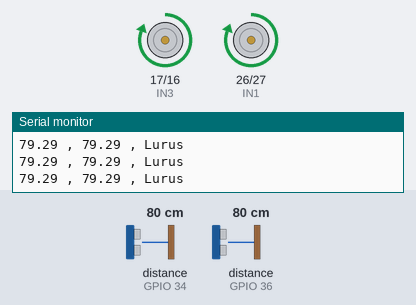
This sketch was run on a simulated ESP32. Shown: motor-driver pin pairs drawn as motors (green arrow = first pin HIGH = forward, orange = second pin HIGH = backward, longer = more drive), the last lines printed to the serial monitor. Wiring (inferred from the names in the program): 2 × ultrasonic range finder: trigger GPIO 12, echo GPIO 34 / trigger GPIO 13, echo GPIO 36. Inputs (shaded band) come from the test bench; at power-on: distance to the obstacle (sensors on GPIO 34, GPIO 36) 80 cm. The echo pulse lasts 58.3 µs per cm.

Above: at 1.3 s.
1.4 s: distance to the obstacle (sensor on GPIO 34) set to 35 cm
2.9 s: distance to the obstacle (sensor on GPIO 34) set to 27 cm
At 3.6 s:
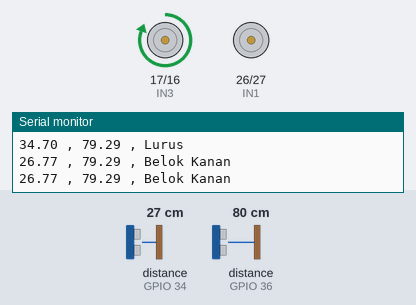
4.5 s: distance to the obstacle (sensor on GPIO 36) set to 34 cm
6.0 s: distance to the obstacle (sensor on GPIO 36) set to 27 cm
At 7.1 s:
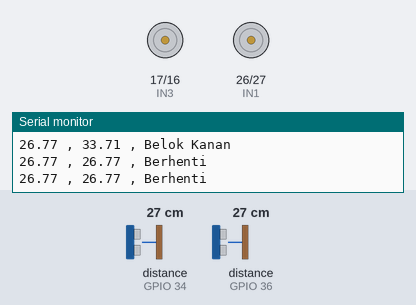
7.5 s: distance to the obstacle (sensor on GPIO 34) set to 60 cm
At 8.8 s:
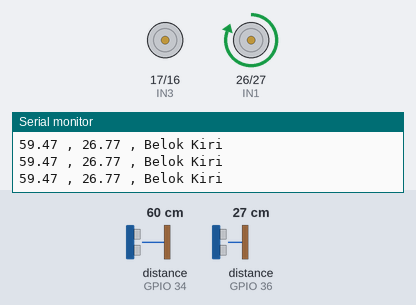
9.1 s: distance to the obstacle (sensor on GPIO 34) set to 2 cm
At 10.5 s:
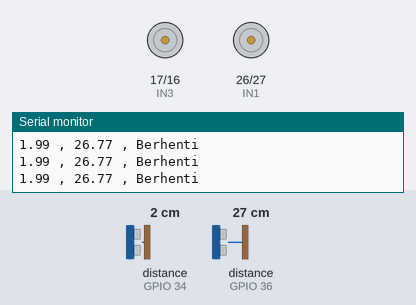
Timing chart, 0 to 11.6 s (numbered marks = the images above; inputs shaded):
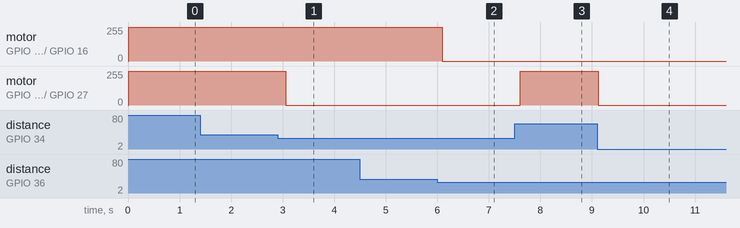

The sketch:

ROBOT_NEW.ino
```cpp
byte trigPin1 = 12;
byte echoPin1 = 34;
byte trigPin2 = 13;
byte echoPin2 = 36;

byte IN1 = 26;  //motor1 INA
byte IN2 = 27;  //motor1 INAB
byte IN3 = 17;  //motor2 INA
byte IN4 = 16;  //motor2 INAB

#define kecepatanSuara 0.034

float jarakcm1, jarakcm2;

void setup() {
  Serial.begin(115200);
  //inisialisasi sensor jarak
  pinMode(trigPin1, OUTPUT);
  pinMode(echoPin1, INPUT);
  pinMode(trigPin2, OUTPUT);
  pinMode(echoPin2, INPUT);


  //inisialisasi motor
  pinMode(IN1, OUTPUT);
  pinMode(IN2, OUTPUT);
  pinMode(IN3, OUTPUT);
  pinMode(IN4, OUTPUT);

  Serial.println("ROBOT MOVEMENT");
  Serial.println("Sensor 1(cm), Sensor 2 (cm)");
}

void loop() {
  jarakcm1 = ambilJarak(trigPin1, echoPin1);
  jarakcm2 = ambilJarak(trigPin2, echoPin2);


  Serial.print(jarakcm1, 2);
  Serial.print(" , ");
  Serial.print(jarakcm2, 2);
  Serial.print(" , ");


  //sensor 1 dan sensor 3 menjadi dasar untuk pergerakan motor
  //jika sensor 1 kurang dari 100 dan sensor 3 lebih dari 100 maka belok kiri
  //artinya motor kanan aktif dan motor kiri berhenti
  if (jarakcm1 < 30 && jarakcm2 >= 30) belokKanan();

  //jika sensor 1 lebih dari 100 dan sensor 3 kurang dari 100 maka belok kanan
  //artinya motor kiri aktif dan motor kanan berhenti;
  else if (jarakcm1 >= 30 && jarakcm2 < 30) belokKiri();

  //jika sensor 1 dan sensor 3 lebih dari 100 maka lurus
  //artinya kedua motor aktif
  else if (jarakcm1 >= 30 && jarakcm2 >= 30) lurus();

  //selain itu motor berhenti
  else berhenti();
  delay(500);
}

float ambilJarak(byte trigPin, byte echoPin) {
  float jarak = 0;
  unsigned long durasi = 0;
  digitalWrite(trigPin, LOW);
  delayMicroseconds(2);
  digitalWrite(trigPin, HIGH);
  delayMicroseconds(10);
  digitalWrite(trigPin, LOW);

  durasi = pulseIn(echoPin, HIGH);

  // Calculate the distance
  jarak = durasi * kecepatanSuara / 2;
  return jarak;
}

void belokKanan() {
  Serial.println("Belok Kanan");
  digitalWrite(IN1, 0);  //motor1 A
  digitalWrite(IN2, 0);  //motor1 B
  digitalWrite(IN3, 1);  //motor2 A
  digitalWrite(IN4, 0);  //motor2 B
}

void belokKiri() {
  Serial.println("Belok Kiri");
  digitalWrite(IN1, 1);  //motor1 A
  digitalWrite(IN2, 0);  //motor1 B
  digitalWrite(IN3, 0);  //motor2 A
  digitalWrite(IN4, 0);  //motor2 B
}

void lurus() {
  Serial.println("Lurus");
  digitalWrite(IN1, 1);  //motor1 A
  digitalWrite(IN2, 0);  //motor1 B
  digitalWrite(IN3, 1);  //motor2 A
  digitalWrite(IN4, 0);  //motor2 B
}

void berhenti() {
  Serial.println("Berhenti");
  digitalWrite(IN1, 0);  //motor1 A
  digitalWrite(IN2, 0);  //motor1 B
  digitalWrite(IN3, 0);  //motor2 A
  digitalWrite(IN4, 0);  //motor2 B
}
```

Measured:
- the behaviour switches between 31 and 30 cm on distance to the obstacle (sensor on GPIO 34) (found by bisection; images 0 and 1)
- the behaviour switches between 31 and 30 cm on distance to the obstacle (sensor on GPIO 36) (found by bisection; images 1 and 2)
- after the input at 2.9 s, motor on GPIO 26 (IN1) / GPIO 27 (IN2): forward 255/255 → stopped after 0.16 s
- after the input at 6.0 s, motor on GPIO 17 (IN3) / GPIO 16 (IN4): forward 255/255 → stopped after 0.10 s
- after the input at 7.5 s, motor on GPIO 26 (IN1) / GPIO 27 (IN2): stopped → forward 255/255 after 0.11 s
- after the input at 9.1 s, motor on GPIO 26 (IN1) / GPIO 27 (IN2): forward 255/255 → stopped at once
